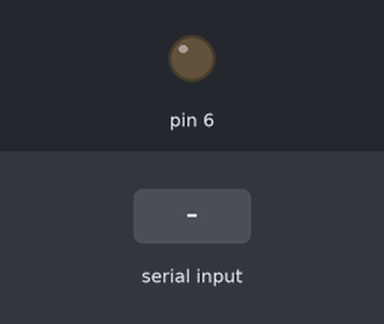
The sketch below on a simulated Arduino Uno, built with avr-gcc and run on an emulated ATmega328P. Parts: output pins drawn as LEDs (lit = HIGH). The inputs (shaded band) are chosen by the test bench.

Above: at 1.2 s.
1.3 s: "3" received over Serial
At 2.0 s:
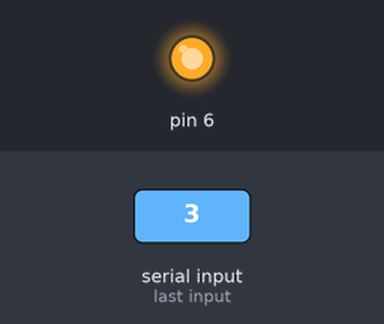
2.8 s: "4" received over Serial
At 3.1 s:
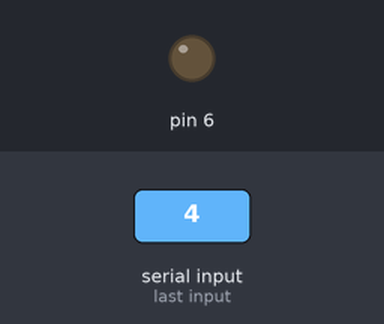
Timing chart, 0 to 5.8 s (numbered marks = the images above; inputs shaded):
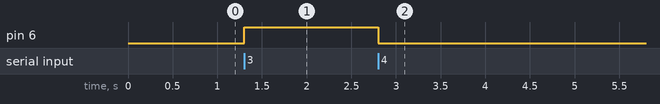

Measured:
- after the input at 1.3 s, pin 6: LOW → HIGH at once
- after the input at 2.8 s, pin 6: HIGH → LOW at once

The sketch:

FinalRelayScript.ino
```cpp
int ledPin = 13; // The pin you want to control (changed to pin 13)
//used for testing
void setup() {
  Serial.begin(9600); // Set the baud rate to match your configuration
  //Please do not change baudrate
  pinMode(6, OUTPUT);
  digitalWrite(6, LOW);
  //change based on your relay pin.
}

void loop() {
  if (Serial.available() > 0) {
    // Data is available to read
    char receivedChar = Serial.read(); // Read a character
    if (receivedChar == '1') { // Check if the character is '1'

      digitalWrite(5, HIGH);
      delay(10);
      digitalWrite(5, LOW);
    }
    if (receivedChar == '3') { // Check if the character is '3'
      digitalWrite(6, HIGH);
      // Process the received character (receivedChar) here
    }
    if (receivedChar == '4')  {
      digitalWrite(6, LOW);
    }
  }
}
//Use 52 to stop the wheel and 54 to start it in P5 Serial.control
```
